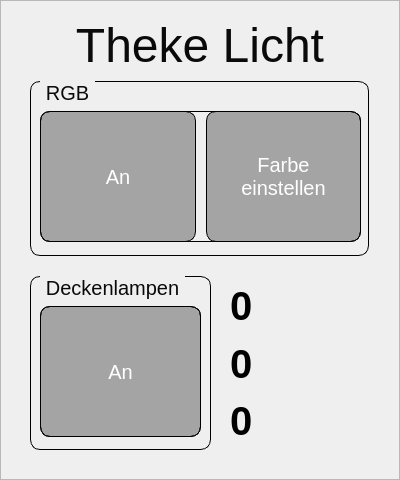
<?xml version="1.0" encoding="UTF-8"?>
<ui version="4.0">
 <class>EinstellungTheke</class>
 <widget class="QDialog" name="EinstellungTheke">
  <property name="geometry">
   <rect>
    <x>0</x>
    <y>0</y>
    <width>400</width>
    <height>480</height>
   </rect>
  </property>
  <property name="maximumSize">
   <size>
    <width>800</width>
    <height>530</height>
   </size>
  </property>
  <property name="windowTitle">
   <string>Dialog</string>
  </property>
  <property name="styleSheet">
   <string notr="true">QGroupBox::title{subcontrol-origin:margin; left:10px; padding: 0 3px 0 3px;color:rgb(10,10,10);}</string>
  </property>
  <widget class="QLabel" name="label">
   <property name="geometry">
    <rect>
     <x>0</x>
     <y>20</y>
     <width>400</width>
     <height>50</height>
    </rect>
   </property>
   <property name="font">
    <font>
     <pointsize>36</pointsize>
    </font>
   </property>
   <property name="styleSheet">
    <string notr="true">color:rgb(10,10,10);</string>
   </property>
   <property name="text">
    <string>Theke Licht</string>
   </property>
   <property name="alignment">
    <set>Qt::AlignCenter</set>
   </property>
  </widget>
  <widget class="QFrame" name="frame_background">
   <property name="geometry">
    <rect>
     <x>0</x>
     <y>0</y>
     <width>400</width>
     <height>480</height>
    </rect>
   </property>
   <property name="styleSheet">
    <string notr="true">background-image: url(:/img/einstellung_theke.png);</string>
   </property>
   <property name="frameShape">
    <enum>QFrame::StyledPanel</enum>
   </property>
   <property name="frameShadow">
    <enum>QFrame::Raised</enum>
   </property>
  </widget>
  <widget class="QGroupBox" name="groupBox_RGB">
   <property name="geometry">
    <rect>
     <x>30</x>
     <y>81</y>
     <width>339</width>
     <height>175</height>
    </rect>
   </property>
   <property name="styleSheet">
    <string notr="true">margin-top:0.5em;
border:1px solid black;
border-radius:10px;
font-size:20px;</string>
   </property>
   <property name="title">
    <string>RGB</string>
   </property>
   <widget class="QWidget" name="horizontalLayoutWidget_2">
    <property name="geometry">
     <rect>
      <x>10</x>
      <y>30</y>
      <width>321</width>
      <height>131</height>
     </rect>
    </property>
    <layout class="QHBoxLayout" name="horizontalLayout_2">
     <property name="spacing">
      <number>10</number>
     </property>
     <item>
      <widget class="QPushButton" name="pushButton_rgb_on_off">
       <property name="sizePolicy">
        <sizepolicy hsizetype="Expanding" vsizetype="Expanding">
         <horstretch>0</horstretch>
         <verstretch>0</verstretch>
        </sizepolicy>
       </property>
       <property name="focusPolicy">
        <enum>Qt::NoFocus</enum>
       </property>
       <property name="styleSheet">
        <string notr="true">QPushButton {
	margin-top:0em;
	background-color: rgba(0,0,0,80);
	color:white;
	border: 1px solid black;
	border-radius: 10px;
}
QPushButton:checked {
	border: 2px solid white;
    border-radius: 10px;
}
QPushButton:pressed {
	background-color: rgba(0,0,0,160);
}</string>
       </property>
       <property name="text">
        <string>An</string>
       </property>
       <property name="checkable">
        <bool>true</bool>
       </property>
       <property name="checked">
        <bool>false</bool>
       </property>
       <property name="flat">
        <bool>true</bool>
       </property>
      </widget>
     </item>
     <item>
      <widget class="QPushButton" name="pushButton_rgb_set">
       <property name="sizePolicy">
        <sizepolicy hsizetype="Expanding" vsizetype="Expanding">
         <horstretch>0</horstretch>
         <verstretch>0</verstretch>
        </sizepolicy>
       </property>
       <property name="focusPolicy">
        <enum>Qt::NoFocus</enum>
       </property>
       <property name="styleSheet">
        <string notr="true">QPushButton {
	margin-top:0em;
	background-color: rgba(0,0,0,80);
	color:white;
	border: 1px solid black;
	border-radius: 10px;
}
QPushButton:checked {
	border: 2px solid white;
    border-radius: 10px;
}
QPushButton:pressed {
	background-color: rgba(0,0,0,160);
}</string>
       </property>
       <property name="text">
        <string>Farbe
einstellen</string>
       </property>
       <property name="checkable">
        <bool>true</bool>
       </property>
       <property name="flat">
        <bool>true</bool>
       </property>
      </widget>
     </item>
    </layout>
   </widget>
  </widget>
  <widget class="QGroupBox" name="groupBox_lampen">
   <property name="geometry">
    <rect>
     <x>30</x>
     <y>276</y>
     <width>181</width>
     <height>174</height>
    </rect>
   </property>
   <property name="styleSheet">
    <string notr="true">margin-top:0.5em;
border:1px solid black;
border-radius:10px;
font-size:20px;</string>
   </property>
   <property name="title">
    <string>Deckenlampen</string>
   </property>
   <widget class="QWidget" name="horizontalLayoutWidget_3">
    <property name="geometry">
     <rect>
      <x>10</x>
      <y>30</y>
      <width>161</width>
      <height>131</height>
     </rect>
    </property>
    <layout class="QHBoxLayout" name="horizontalLayout_3">
     <item>
      <widget class="QPushButton" name="pushButton_lampen_on_off">
       <property name="sizePolicy">
        <sizepolicy hsizetype="Expanding" vsizetype="Expanding">
         <horstretch>0</horstretch>
         <verstretch>0</verstretch>
        </sizepolicy>
       </property>
       <property name="focusPolicy">
        <enum>Qt::NoFocus</enum>
       </property>
       <property name="styleSheet">
        <string notr="true">QPushButton {
	margin-top:0em;
	background-color: rgba(0,0,0,80);
	color:white;
	border: 1px solid black;
	border-radius: 10px;
}
QPushButton:checked {
	border: 2px solid white;
    border-radius: 10px;
}
QPushButton:pressed {
	background-color: rgba(0,0,0,160);
}</string>
       </property>
       <property name="text">
        <string>An</string>
       </property>
       <property name="checkable">
        <bool>true</bool>
       </property>
       <property name="flat">
        <bool>true</bool>
       </property>
      </widget>
     </item>
    </layout>
   </widget>
  </widget>
  <widget class="QPushButton" name="pushButton_back">
   <property name="geometry">
    <rect>
     <x>330</x>
     <y>410</y>
     <width>60</width>
     <height>60</height>
    </rect>
   </property>
   <property name="focusPolicy">
    <enum>Qt::NoFocus</enum>
   </property>
   <property name="styleSheet">
    <string notr="true"/>
   </property>
   <property name="text">
    <string/>
   </property>
   <property name="icon">
    <iconset resource="icons.qrc">
     <normaloff>:/icons/arrow_left_blk.png</normaloff>:/icons/arrow_left_blk.png</iconset>
   </property>
   <property name="iconSize">
    <size>
     <width>50</width>
     <height>50</height>
    </size>
   </property>
   <property name="flat">
    <bool>true</bool>
   </property>
  </widget>
  <widget class="QWidget" name="verticalLayoutWidget">
   <property name="geometry">
    <rect>
     <x>230</x>
     <y>280</y>
     <width>91</width>
     <height>167</height>
    </rect>
   </property>
   <layout class="QVBoxLayout" name="verticalLayout">
    <item>
     <widget class="QLabel" name="test_label_1">
      <property name="font">
       <font>
        <pointsize>30</pointsize>
        <weight>75</weight>
        <bold>true</bold>
       </font>
      </property>
      <property name="styleSheet">
       <string notr="true">color:black;</string>
      </property>
      <property name="text">
       <string>0</string>
      </property>
      <property name="alignment">
       <set>Qt::AlignLeading|Qt::AlignLeft|Qt::AlignVCenter</set>
      </property>
     </widget>
    </item>
    <item>
     <widget class="QLabel" name="test_label_2">
      <property name="font">
       <font>
        <pointsize>30</pointsize>
        <weight>75</weight>
        <bold>true</bold>
       </font>
      </property>
      <property name="styleSheet">
       <string notr="true">color:black;</string>
      </property>
      <property name="text">
       <string>0</string>
      </property>
      <property name="alignment">
       <set>Qt::AlignLeading|Qt::AlignLeft|Qt::AlignVCenter</set>
      </property>
     </widget>
    </item>
    <item>
     <widget class="QLabel" name="test_label_3">
      <property name="font">
       <font>
        <pointsize>30</pointsize>
        <weight>75</weight>
        <bold>true</bold>
       </font>
      </property>
      <property name="styleSheet">
       <string notr="true">color:black;</string>
      </property>
      <property name="text">
       <string>0</string>
      </property>
      <property name="alignment">
       <set>Qt::AlignLeading|Qt::AlignLeft|Qt::AlignVCenter</set>
      </property>
     </widget>
    </item>
   </layout>
  </widget>
  <zorder>frame_background</zorder>
  <zorder>label</zorder>
  <zorder>groupBox_RGB</zorder>
  <zorder>groupBox_lampen</zorder>
  <zorder>pushButton_back</zorder>
  <zorder>verticalLayoutWidget</zorder>
 </widget>
 <resources>
  <include location="icons.qrc"/>
 </resources>
 <connections/>
</ui>
